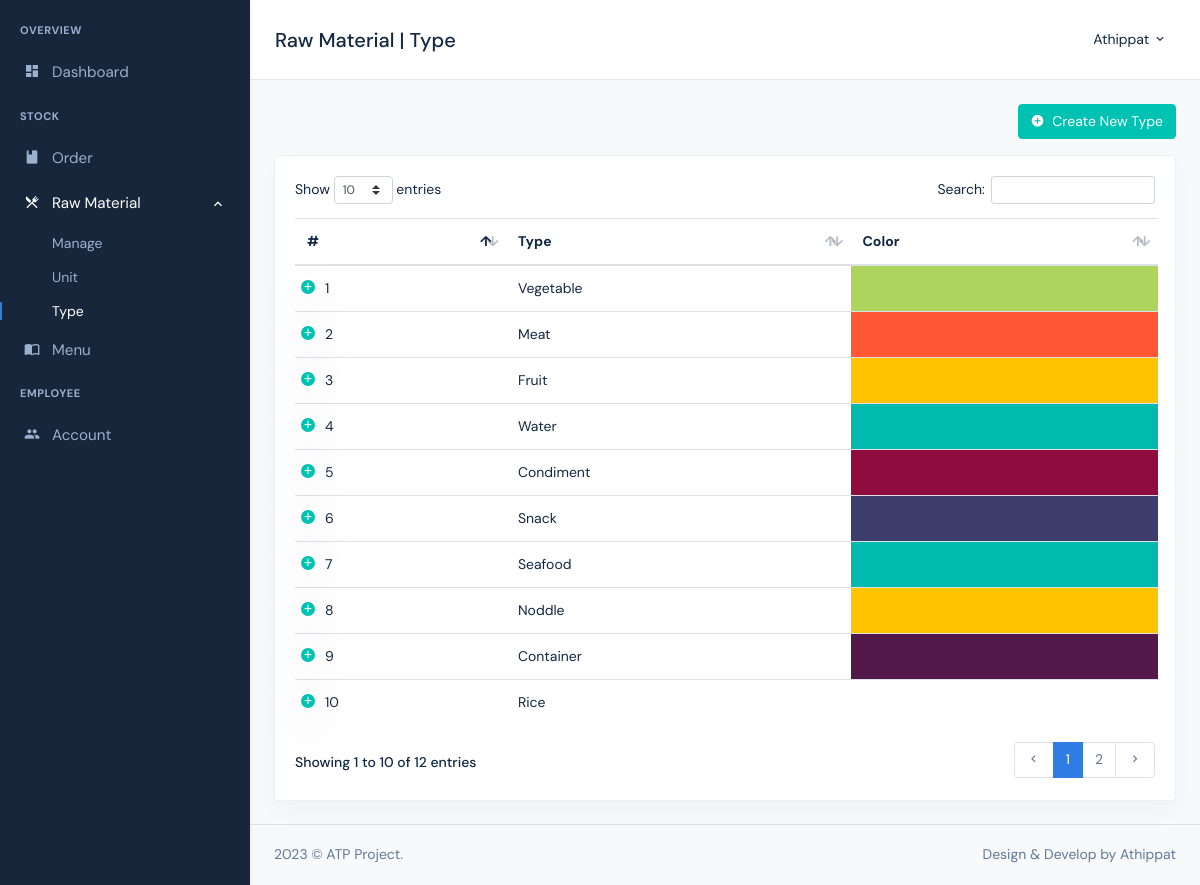
Page /index.php?page=rawMaterial_type (signed in) on the committed database.
### tables this page shows
CREATE TABLE `type` (
  `id` int(11) NOT NULL,
  `type` varchar(255) NOT NULL,
  `color` varchar(255) NOT NULL DEFAULT '#FFFFFF'
);

### views/stock/rawMaterial/type.php (the view, shortened to what this page needs)
<div class="page-content">
    <div class="container-fluid">
        <div class="row mb-3">
            <div class="col-12">
                <div class="row">
                    <div class="col-lg-12">
                        <div class="text-lg-right mt-3 mt-lg-0">
                            <button class="btn btn-success" data-toggle="modal" data-target="#addType"><i class="mdi mdi-plus-circle mr-1"></i> Create New Type</button>
                        </div>
                    </div>
                </div>
            </div>
        </div>
        <?PHP
        $stmt = $pdo->query('SELECT * FROM type');
        $types = $stmt->fetchAll();
        ?>
        <div class="row">
            <div class="col-12">
                <div class="card">
                    <div class="card-body">
                        <table id="basic-datatable" class="table dt-responsive nowrap">
                            <thead>
                                <tr>
                                    <th>#</th>
                                    <th>Type</th>
                                    <th>Color</th>
                                </tr>
                            </thead>
                            <tbody>
                                <?PHP foreach ($types as $type) {?>
                                <tr>
                                    <td><?PHP echo $type['id']?></td>
                                    <td><?PHP echo $type['type']?></td>
                                    <td style="background-color: <?PHP echo $type['color']?>;"></td>
                                </tr>
                                <?PHP }?>
                            </tbody>
                        </table>
                    </div>
                </div>
            </div>
        </div>
    </div>
</div>

### rows in the picture
type: id "1", type "Vegetable"
type: id "2", type "Meat"
type: id "3", type "Fruit"
type: id "4", type "Water"
type: id "5", type "Condiment"
type: id "6", type "Snack"
type: id "7", type "Seafood"
type: id "8", type "Noddle"
type: id "9", type "Container"
type: id "10", type "Rice"

### other values in the picture
$pageName "Raw Material | Type"
$_SESSION['firstname'] "Athippat"
